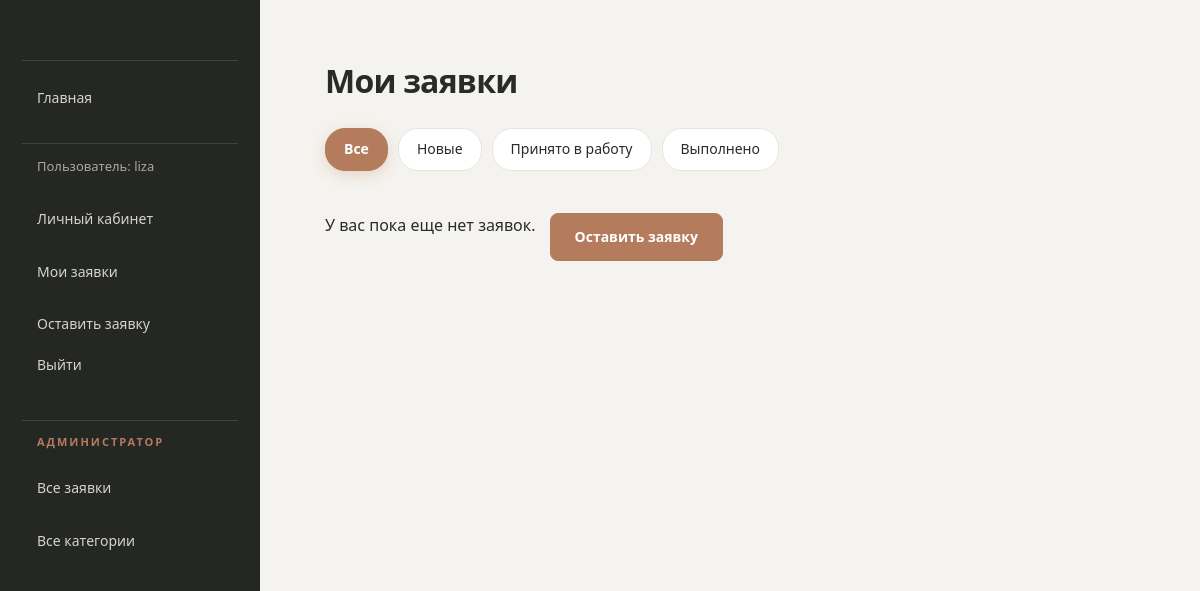
Page /creative_space/my_submissions/ (signed in) on the earlier database version.
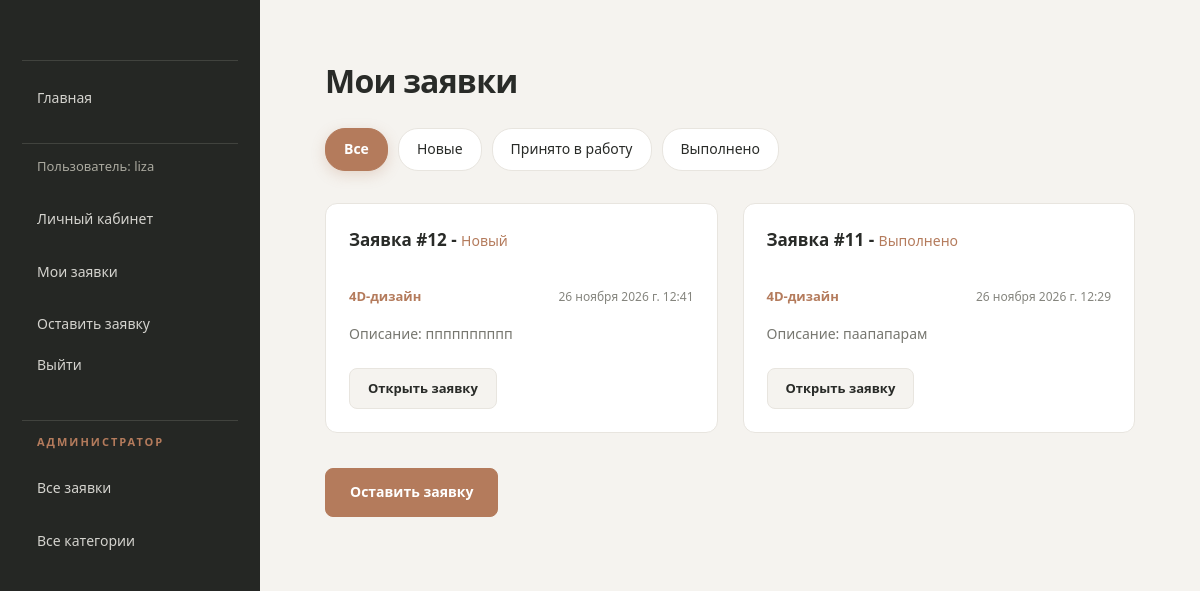
Same page on the later database version.
### creative_space/models.py (models this page shows, shortened)
class Submission(models.Model):
    client = models.ForeignKey(Client, verbose_name="Клиент", on_delete=models.SET_NULL, null=True)
    category = models.ForeignKey(Category, verbose_name="Категория",on_delete=models.CASCADE, help_text="Категория заявки (что требуется сделать по заявке)")
    description = models.TextField("Описание", help_text="Предпочтения и пожелания к дизайну.")
    floor_plan=models.ImageField(
        "План помещения",
        upload_to='floor_plan/%Y/%m',
        help_text="План помещения.",
        validators=[
            FileExtensionValidator(
                allowed_extensions=['png', 'jpg', 'jpeg', 'bmp'],
                message="Допустимые форматы: JPG, JPEG, PNG, BMP.",),
            validate_image_size,],
        )
    created_at = models.DateTimeField(auto_now_add=True, help_text="Дата создания заявки")
    WORK_STATUS = [
        ('n', 'Новый'),
        ('w', 'В работе'),
        ('r', "Выполнено"),
    ]
    status = models.CharField("Статус заявки", max_length=1, choices=WORK_STATUS, default='n')
    def get_absolute_url(self):
        return reverse('submission-detail', args=[str(self.id)])

class Category(models.Model):
    name = models.CharField("Категория", max_length=50, help_text="Категория заявки.")
    class Meta:
        ordering = ('name',)
    def __str__(self):
        return self.name

### creative_space/views.py (the view)
# urls.py: path('my_submissions/', views.SubmissionListViewMy.as_view(), name='my_submissions'),
class SubmissionListViewMy(LoginRequiredMixin, generic.ListView):
    model = Submission
    template_name = 'creative_space/submission_list_my.html'
    paginate_by = 6
    def get_queryset(self):
        queryset = (Submission.objects.filter(client__user=self.request.user)).order_by('-created_at')
        status = self.request.GET.get('status')
        if status:
            queryset = queryset.filter(status__exact=status)
        return queryset
    def get_context_data(self, **kwargs):
        context = super().get_context_data(**kwargs)
        context['current_status'] = self.request.GET.get('status', '')
        return context

### creative_space/templates/creative_space/submission_list_my.html
{% extends 'base_generic.html' %}
{% block content %}
    <h1>Мои заявки</h1>
            <div class="filter-buttons">
                <a href="{% url 'my_submissions' %}" class="filter-btn {% if not current_status %}active{% endif %}">Все</a>
                <a href="?status=n" class="filter-btn {% if current_status == 'n' %}active{% endif %}">Новые</a>
                <a href="?status=w" class="filter-btn {% if current_status == 'w' %}active{% endif %}">Принято в работу</a>
                <a href="?status=r" class="filter-btn {% if current_status == 'r' %}active{% endif %}">Выполнено</a>
            </div>
    <div class="submissions">
        {% if submission_list %}
            {% for submission in submission_list %}
                <div class="submission">
                    <h3>Заявка #{{submission.id}} - <span class="status">{{submission.get_status_display}}</span></h3>
                    <div class="submission-info">
                        <p>{{submission.category}}</p>
                        <time>{{submission.created_at}}</time>
                    </div>
                    <p>Описание: {{submission.description}}</p>
                    <a href="{{ submission.get_absolute_url }}">Открыть заявку</a>
                </div>
            {% endfor %}
            <a href="{% url 'create_submission' %}">Оставить заявку</a>
        {% else %}
            <div class="actions">
               <p>У вас пока еще нет заявок.</p>
                <a href="{% url 'create_submission' %}">Оставить заявку</a>
            </div>
        {% endif %}
    </div>
{% endblock %}

Differences in the rows shown:
added Submission: id "12", status "Новый", category "4D-дизайн", created_at "26 ноября 2026 г. 12:41", description "пппппппппп"
added Submission: id "11", status "Выполнено", category "4D-дизайн", created_at "26 ноября 2026 г. 12:29", description "паапапарам"
Other differences:
text no longer shown: "У вас пока еще нет заявок."
